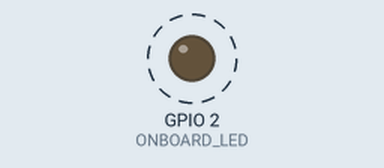
Simulated run of this sketch. Board: ESP32. Shown: output pins drawn as LEDs (lit = HIGH). Dashed ring = blinking.

Above: at 0.2 s.
Timing chart, 0 to 3.0 s (numbered marks = the images above):
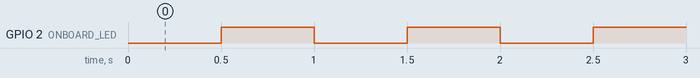

Measured:
- by itself, GPIO 2 (ONBOARD_LED): alternates HIGH for 0.50 s and LOW for 0.50 s

The sketch:

esp32_test01_blink_onboard_led.ino
```cpp
#define ONBOARD_LED  2

void setup() {
  pinMode(ONBOARD_LED,OUTPUT);
}

void loop() {
  delay(500);
  digitalWrite(ONBOARD_LED,HIGH);
  delay(500);
  digitalWrite(ONBOARD_LED,LOW);
}
```
